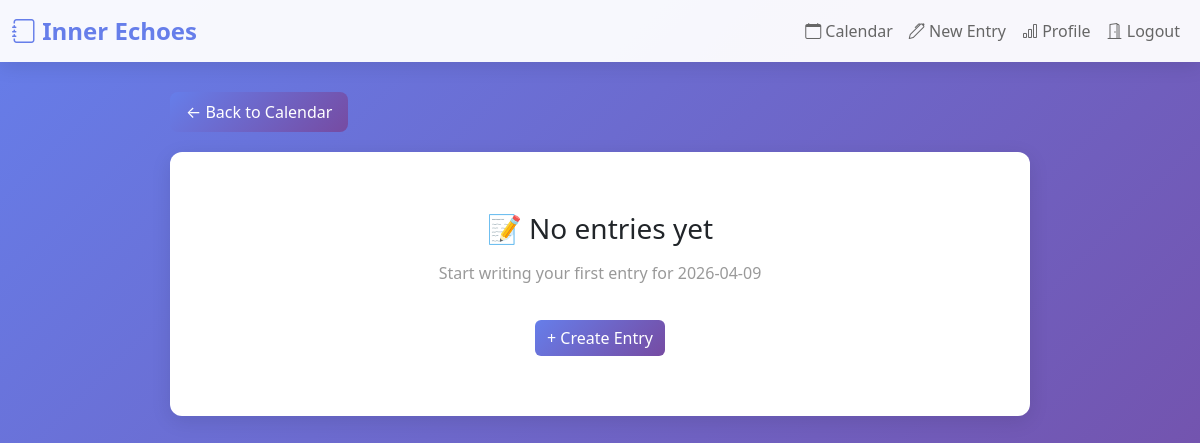
The page /entry/2026-04-09 (signed in) on the database as committed earlier.
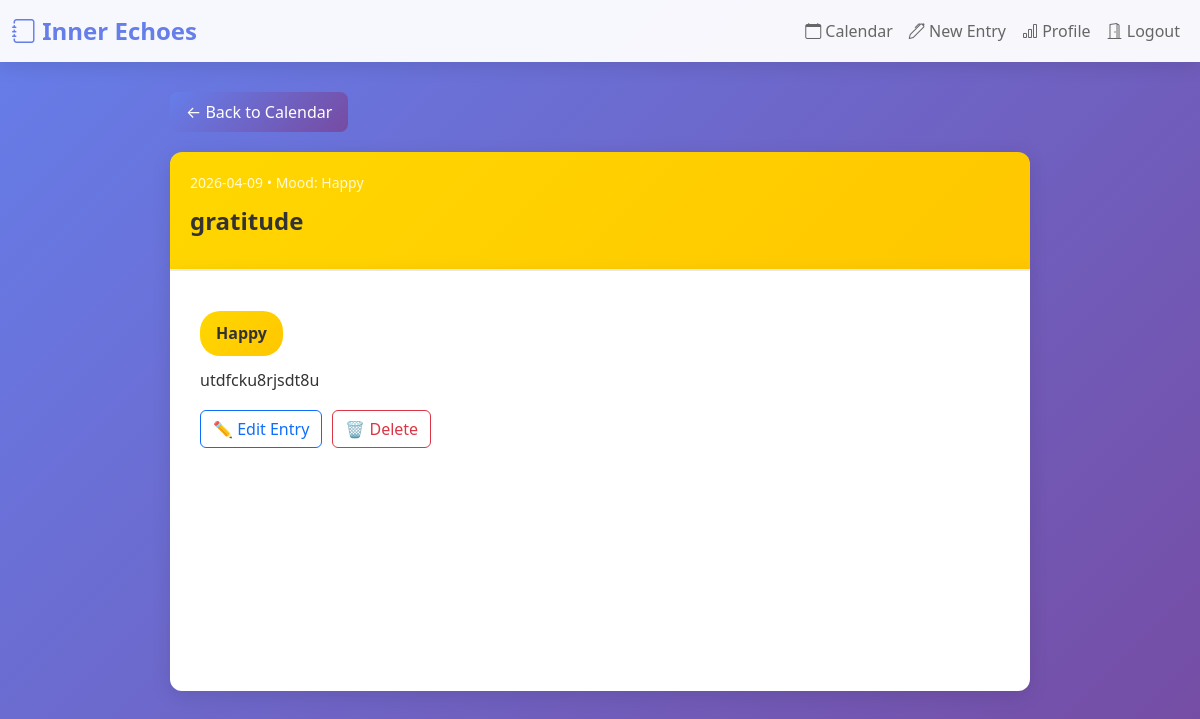
The same page on the database as committed later.
### tables this page shows
CREATE TABLE entries (
        id INTEGER PRIMARY KEY AUTOINCREMENT,
        username TEXT,
        title TEXT,
        content TEXT,
        mood TEXT,
        date TEXT,
        file TEXT, tags TEXT,
        FOREIGN KEY (username) REFERENCES users (username)
    );

### app.py (the view)
@app.route('/entry/<date>')
def view_entry(date):
    if not session.get('logged_in'):
        return redirect('/login')
    username = session.get('username')
    entries = get_user_entries(username)
    day_entries = [e for e in entries if e['date'] == date]
    for entry in day_entries:
        if markdown:
            entry['content_html'] = markdown(entry.get('content', ''), extensions=['fenced_code', 'nl2br'])
        else:
            entry['content_html'] = entry.get('content', '').replace('\n', '<br>')
    return render_template('entry.html', entries=day_entries, date=date)

### app.py (called while the page is built)
def decrypt_text(encrypted_text):
    return cipher.decrypt(encrypted_text.encode()).decode()

def get_user_entries(username):
    conn = sqlite3.connect(DB_FILE)
    c = conn.cursor()
    c.execute('SELECT id, title, content, mood, date, file, tags FROM entries WHERE username = ? ORDER BY date DESC', (username,))
    rows = c.fetchall()
    conn.close()
    entries = []
    for row in rows:
        try:
            decrypted_content = decrypt_text(row[2])
        except Exception as e:
            print(f"Decryption failed for entry {row[0]}: {e}")
            decrypted_content = "[Content could not be decrypted - this entry may be corrupted]"
        entries.append({
            'id': row[0],
            'title': row[1],
            'content': decrypted_content,
            'mood': row[3],
            'date': row[4],
            'file': row[5],
            'tags': row[6] or ''
        })
    return entries

### templates/entry.html (shortened to what this page needs)
<!DOCTYPE html>
<html lang="en">
<head>
    <link href="https://cdn.jsdelivr.net/npm/bootstrap@5.3.0/dist/css/bootstrap.min.css" rel="stylesheet">
    <link href="https://cdn.jsdelivr.net/npm/bootstrap-icons@1.10.0/font/bootstrap-icons.css" rel="stylesheet">
</head>
<body>
    <nav class="navbar navbar-expand-lg">
        <div class="container-fluid">
            <a class="navbar-brand" href="/"><i class="bi bi-journal"></i> Inner Echoes</a>
            <div class="collapse navbar-collapse" id="navbarNav">
                <ul class="navbar-nav ms-auto">
                    <li class="nav-item"><a class="nav-link" href="/"><i class="bi bi-calendar"></i> Calendar</a></li>
                    <li class="nav-item"><a class="nav-link" href="/add"><i class="bi bi-pen"></i> New Entry</a></li>
                    <li class="nav-item"><a class="nav-link" href="/profile"><i class="bi bi-bar-chart"></i> Profile</a></li>
                    <li class="nav-item"><a class="nav-link" href="/logout"><i class="bi bi-door-open"></i> Logout</a></li>
                </ul>
            </div>
        </div>
    </nav>
    <div class="editor-container">
        <a href="/" class="back-btn">← Back to Calendar</a>
        {% if entries %}
            {% for entry in entries %}
            <div class="editor-header {{ entry.mood }}">
                <div class="editor-date">{{ entry.date }} • Mood: {{ entry.mood|title }}</div>
                <div class="editor-title">{{ entry.title }}</div>
            </div>
            <div class="editor-content">
                <div class="mood-badge {{ entry.mood }}">{{ entry.mood|title }}</div>
                <div style="margin-top: 10px; white-space: pre-wrap;">{{ entry.content_html | safe }}</div>
                <div style="margin-top: 15px; display: flex; gap: 10px;">
                    <a href="/edit/{{ entry.id }}" class="btn btn-outline-primary">✏️ Edit Entry</a>
                    <a href="/delete/{{ entry.id }}" class="btn btn-outline-danger" onclick="return confirm('Are you sure you want to delete this entry?')">🗑️ Delete</a>
                </div>
            </div>
            {% endfor %}
        {% else %}
        <div class="no-entries">
            <h3>📝 No entries yet</h3>
            <p style="margin: 15px 0; color: #999;">Start writing your first entry for {{ date }}</p>
            <a href="/add" class="btn btn-primary" style="background: linear-gradient(135deg, #667eea 0%, #764ba2 100%); border: none; margin-top: 20px;">+ Create Entry</a>
        </div>
        {% endif %}
    </div>
</body>
</html>

Rows that differ between the two databases and show on the page:
added entries: date "2026-04-09", mood "Happy", title "gratitude", content_html "utdfcku8rjsdt8u"
Other text that changed with them:
{{ date }}: "2026-04-09" → (not shown)
text no longer shown: "📝 No entries yet Start writing your first entry for + Create Entry"
